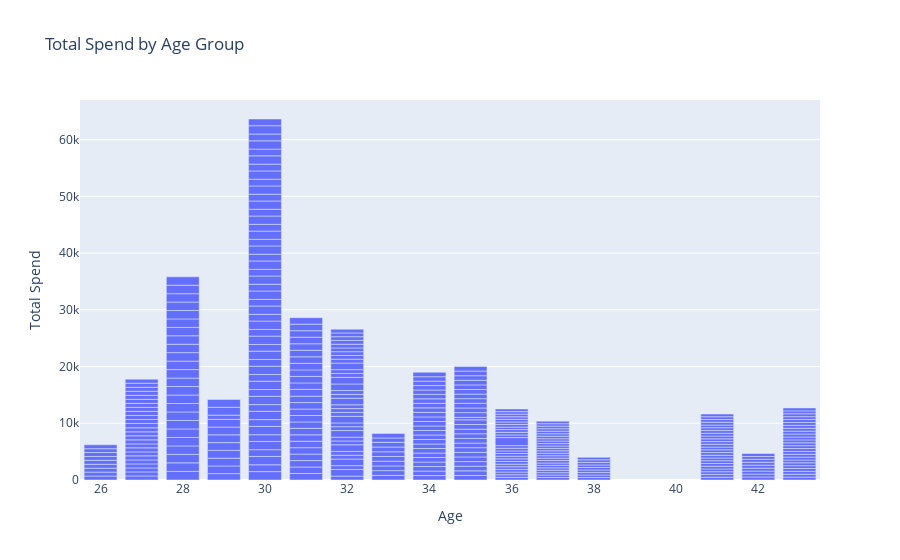

Notebook cell for this chart:
### Code cell
import pandas as pd
import plotly.express as px

# Load the data
df = pd.read_csv('E-commerce Customer Behavior - Sheet1.csv')

# Demographic Insights

# Interactive bar chart: Total spend across different age groups
bar_chart = px.bar(df, x='Age', y='Total Spend', title='Total Spend by Age Group')
bar_chart.show()

### Figure 1 — Plotly figure (JSON) as saved in the notebook; plotly's stock layout.template omitted (floating-point values rounded to 4 significant figures; data arrays with more than 128 entries replaced by an {"elided": "..."} marker saying what was removed)
{"data": [{"alignmentgroup": "True", "hovertemplate": "Age=%{x}<br>Total Spend=%{y}<extra></extra>", "legendgroup": "", "marker": {"color": "#636efa", "pattern": {"shape": ""}}, "name": "", "offsetgroup": "", "orientation": "v", "showlegend": false, "textposition": "auto", "type": "bar", "x": {"elided": "350 int values"}, "xaxis": "x", "y": {"elided": "350 float values"}, "yaxis": "y"}], "layout": {"barmode": "relative", "legend": {"tracegroupgap": 0}, "title": {"text": "Total Spend by Age Group"}, "xaxis": {"anchor": "y", "domain": [0, 1], "title": {"text": "Age"}}, "yaxis": {"anchor": "x", "domain": [0, 1], "title": {"text": "Total Spend"}}}}
